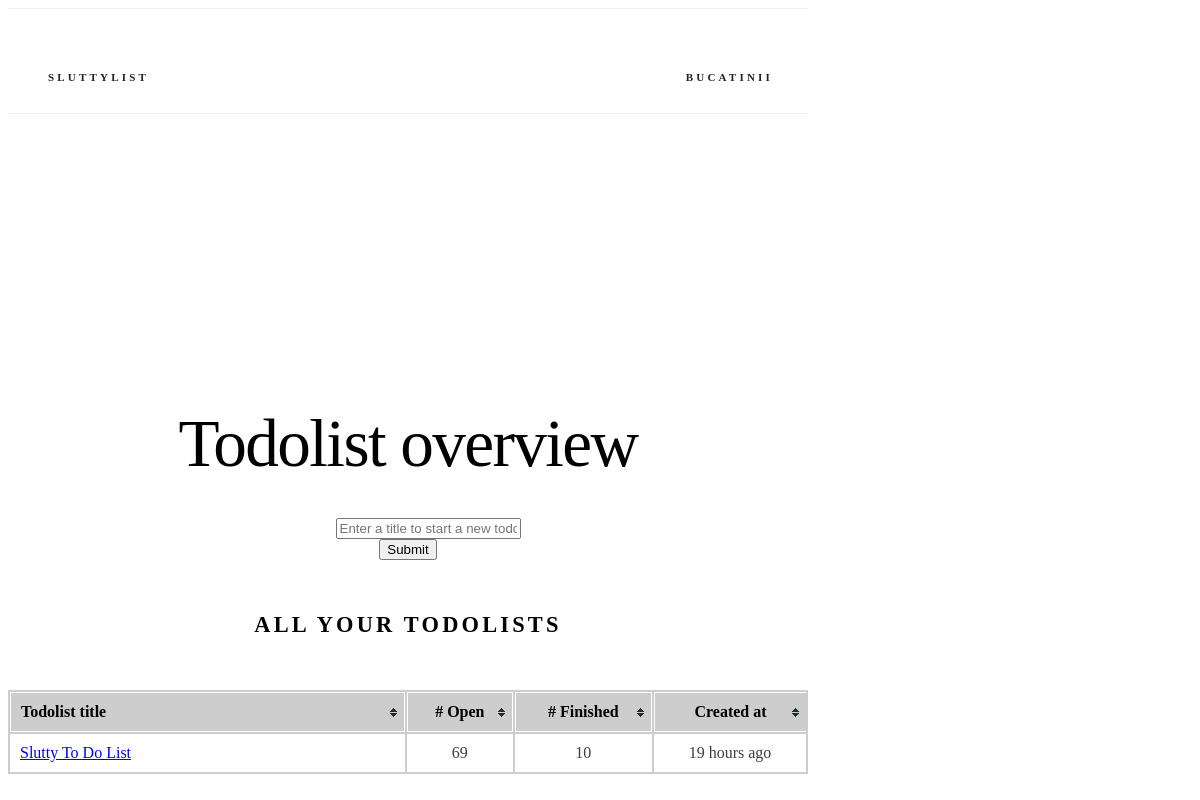
Screenshot of /lists/ (signed in) with the database file from the repository.
### lists/models.py (models this page shows, shortened)
class TodoList(models.Model):
    title = models.CharField(max_length=128, default='untitled')
    created_at = models.DateTimeField(auto_now=True)
    creator = models.ForeignKey(User, null=True, related_name='todolists', on_delete=models.CASCADE)
    class Meta:
        ordering = ('created_at',)
    def count_finished(self):
        return self.todos.filter(is_finished=True).count()
    def count_open(self):
        return self.todos.filter(is_finished=False).count()

### lists/views.py (the view)
# urls.py: path('lists/', views.overview, name='overview'),
@login_required
def overview(request):
    if request.method == 'POST':
        return redirect('lists:add_todolist')
    return render(request, 'lists/overview.html', {'form': TodoListForm()})

### lists/forms.py
class TodoListForm(forms.Form):
    title = forms.CharField(
        **form_kwargs(
            widget=forms.TextInput(
                attrs=widget_attrs('Enter a title to start a new todolist')
            )
        )
    )

### lists/templatetags/lists_extras.py (called while the page is built)
@register.filter('humanize')
def humanize_time(dt, past_='ago', future_='from now', default='just now'):
    now = datetime.utcnow()
    dt = dt.replace(tzinfo=None)
    if now > dt:
        diff = now - dt
        dt_is_past = True
    else:
        diff = dt - now
        dt_is_past = False
    periods = (
        (diff.days // 365, 'year', 'years'),
        (diff.days // 30, 'month', 'months'),
        (diff.days // 7, 'week', 'weeks'),
        (diff.days, 'day', 'days'),
        (diff.seconds // 3600, 'hour', 'hours'),
        (diff.seconds // 60, 'minute', 'minutes'),
        (diff.seconds, 'second', 'seconds'),
    )
    for period, singular, plural in periods:
        if period:
            return '%d %s %s' % (
                period,
                singular if period == 1 else plural,
                past_ if dt_is_past else future_
            )
    return default

@register.filter('in_seconds')
def in_seconds(dt):
    return int(
        (dt.replace(tzinfo=None) - datetime(1970, 1, 1)).total_seconds()
    )

### lists/templates/lists/overview.html (shortened to what this page needs)
{% extends "base.html" %}
{% load static %}
{% load lists_extras %}
{% block css %}
<link rel="stylesheet" href="{% static 'lists/css/table.css' %}"> {% endblock %}
{% block body %}
<section class="header">
  <h2 class="title">Todolist overview</h2>
  <div class="row">
    <div class="six columns">
      <form action="{% url 'lists:add_todolist' %}" method=post>
        <dl>
          <dd>{{ form }}
          <dt><input type="submit" value="Submit">
        </dl>
      </form>
    </div>
  </div>
  <div class="row">
    <div class="u-full-width">
      <h6 class="docs-header todolist-overview">All your todolists</h6>
      <table id="todolist-overview-table" class="tablesorter">
        <thead>
          <tr>
            <th class='todolist-title'>Todolist title</th>
            <th># Open</th>
            <th># Finished</th>
            <th class="datetime">Created at</th>
          </tr>
        </thead>
        <tbody>
          {% for todolist in user.todolists.all %}
          <tr>
            <td class='todolist-title'><a href="{% url 'lists:todolist' todolist_id=todolist.id %}">{{ todolist.title }}</a></td>
            <td>{{ todolist.count_open }}</td>
            <td>{{ todolist.count_finished }}</td>
            <td data-time-in-seconds="{{ todolist.created_at|in_seconds }}">{{ todolist.created_at|humanize }}</td>
          </tr>
          {% endfor %}
        </tbody>
      </table>
    </div>
  </div>
</section>
{% endblock %}

### todolist/templates/base.html (shortened to what this page needs)
<!DOCTYPE html>
<html lang="en">
<head>
  {% load static %}
  <link rel="stylesheet" type='text/css' href="https://cdnjs.cloudflare.com/ajax/libs/normalize/3.0.2/normalize.min.css">
  <link rel="stylesheet" type='text/css' href="https://cdnjs.cloudflare.com/ajax/libs/skeleton/2.0.4/skeleton.min.css">
  <link rel="stylesheet" type='text/css' href="{% static 'css/custom.css' %}">
  {% block css %}{% endblock %}
</head>
<body>
  <div class="container">
    <nav class="navbar">
      <div class="container">
        <ul class="navbar-list">
          <li class="navbar-item"><a class="navbar-link" href="{% url 'lists:index' %}">SluttyList</a></li>
          {% if not user.is_authenticated %}
          <li class="navbar-item">
            <a class="navbar-link" href="{% url 'auth:login' %}">Login</a> {% else %}
            <li class="navbar-item">
              <a class="navbar-link" href="#" data-popover="#moreNavPopover">{{ user.username }}</a>
            </li>
            {% endif %}
        </ul>
      </div>
    </nav>
    {% block body %}{% endblock %}
  </div>
</body>
</html>

### todolist/static/css/custom.css (style rules this page uses)
.title { margin-top: 0; margin-bottom: 2rem; font-weight: 300; font-size: 3.6rem; line-height: 1.25; letter-spacing: -.1rem; word-wrap: break-word; }
th.todolist-title, tr td.todolist-title { width: 50%; word-break: break-word; }
.container { max-width: 800px; }
.header { margin-top: 6rem; text-align: center; }
.docs-header { text-transform: uppercase; font-size: 1.4rem; letter-spacing: .2rem; font-weight: 600; }
.navbar { display: none; }
@media (min-width: 550px) { .title { font-size: 4.2rem; } }
@media (min-width: 550px) { .header { margin-top: 18rem; } }
@media (min-width: 750px) { .navbar, .navbar-spacer { display: block; width: 100%; height: 6.5rem; background: #fff; z-index: 99; border-top: 1px solid #eee; border-bottom: 1px solid #eee; } }
@media (min-width: 750px) { .navbar > .container { width: 100%; } }
@media (min-width: 750px) { .navbar-list { list-style: none; margin-bottom: 0; } }
@media (min-width: 750px) { .navbar-item { position: relative; float: left; margin-bottom: 0; } }
@media (min-width: 750px) { .navbar-item:last-child { float: right; } }
@media (min-width: 750px) { .navbar-link { text-transform: uppercase; font-size: 11px; font-weight: 600; letter-spacing: .2rem; margin-right: 35px; text-decoration: none; line-height: 6.5rem; color: #222; } }

### lists/static/lists/css/table.css (style rules this page uses)
table.tablesorter { background-color: #CDCDCD; margin: 10px 0pt 15px; width: 100%; text-align: left; }
table.tablesorter thead tr th, table.tablesorter tbody tr td, table.tablesorter tfoot tr th { padding: 10px; text-align: center; }
table.tablesorter th:first-child, table.tablesorter tbody tr td:first-child { text-align: left; }
table.tablesorter thead tr th, table.tablesorter tfoot tr th { border: 1px solid #FFF; }
table.tablesorter th:last-child { border-right: 0px solid #FFF; }
table.tablesorter thead tr .header { background-image: url(../images/bg.gif); background-repeat: no-repeat; background-position: center right; cursor: pointer; }
table.tablesorter tbody td { color: #3D3D3D; padding: 4px; background-color: #FFF; vertical-align: top; }

### rows the page displays
TodoList: title "Slutty To Do List", count_open "69", count_finished "10", created_at "19 hours ago"

### other values shown
{{ user.username }} "BUCATINII"
